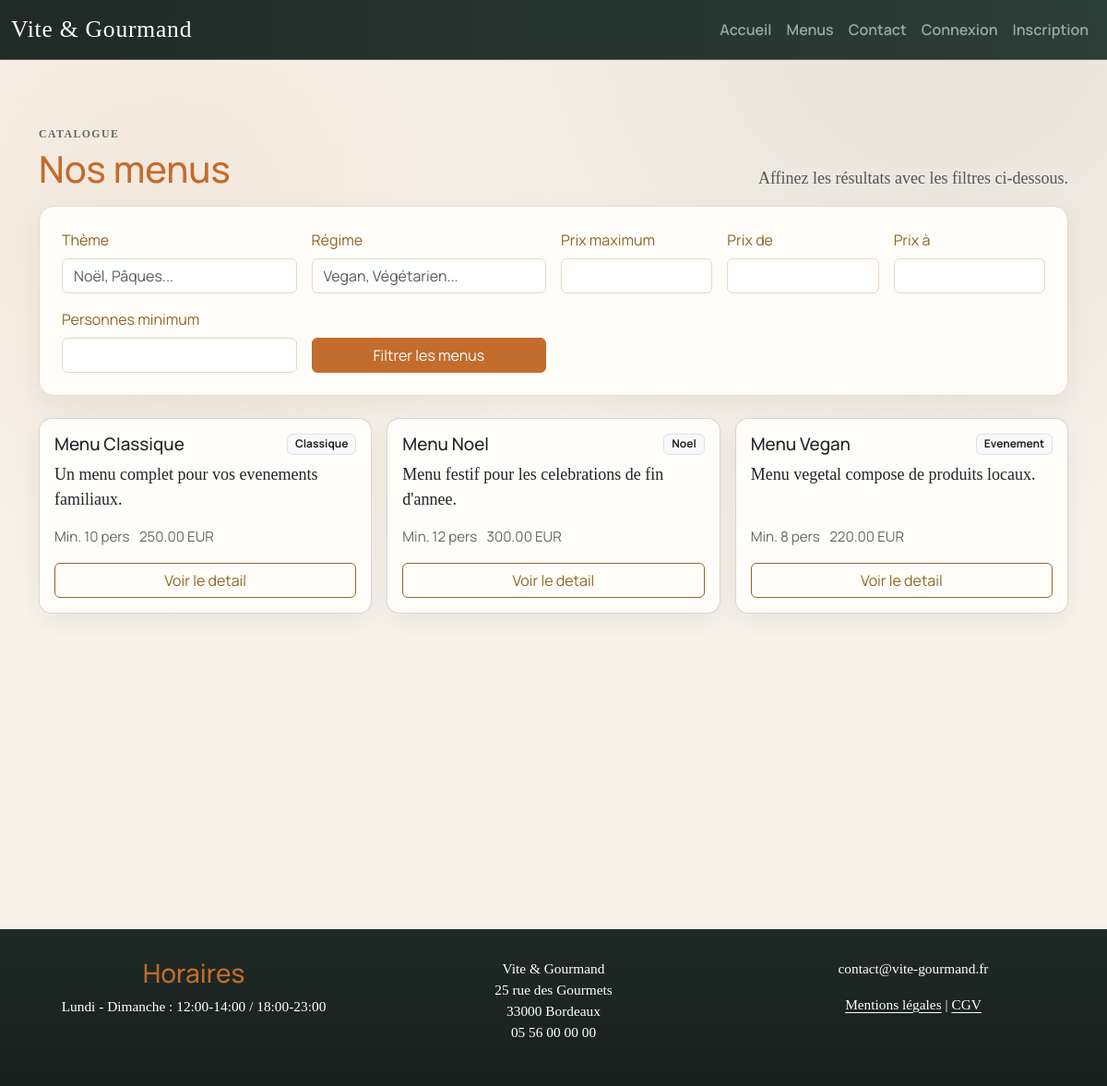
Page /menus on the committed database.
### tables this page shows
CREATE TABLE menus (
  id INT AUTO_INCREMENT PRIMARY KEY,
  title VARCHAR(150) NOT NULL,
  description TEXT,
  theme_id INT NOT NULL,
  regime_id INT NOT NULL,
  min_people INT NOT NULL,
  base_price DECIMAL(10,2) NOT NULL,
  conditions_text TEXT,
  stock INT NOT NULL DEFAULT 0,
  is_active TINYINT(1) NOT NULL DEFAULT 1,
  created_at TIMESTAMP DEFAULT CURRENT_TIMESTAMP,
  updated_at TIMESTAMP DEFAULT CURRENT_TIMESTAMP ON UPDATE CURRENT_TIMESTAMP,
  FOREIGN KEY (theme_id) REFERENCES themes(id),
  FOREIGN KEY (regime_id) REFERENCES regimes(id)
);

CREATE TABLE themes (
  id INT AUTO_INCREMENT PRIMARY KEY,
  name VARCHAR(100) UNIQUE NOT NULL
);

### app/helpers.php (called while the page is built, shortened)
<?php
function view(string $path, array $data = []): void
{
    require __DIR__ . '/views/layout.php';
}
function partial(string $path, array $data = []): void
{
    extract($data, EXTR_SKIP);
    require __DIR__ . '/views/' . $path . '.php';
}

### app/controllers/Controller.php (called while the page is built, shortened)
<?php
abstract class Controller
{
    protected function view(string $path, array $data = []): void
    {
        view($path, $data);
    }
}

### app/controllers/MenuController.php (called while the page is built, shortened)
<?php
final class MenuController extends Controller
{
    public function index(): void
    {
        $filters = [
            'theme' => $_GET['theme'] ?? null,
            'regime' => $_GET['regime'] ?? null,
            'max_price' => $_GET['max_price'] ?? null,
            'price_from' => $_GET['price_from'] ?? null,
            'price_to' => $_GET['price_to'] ?? null,
            'min_people' => $_GET['min_people'] ?? null,
        ];
        $menus = Menu::all($filters);
        $this->view('pages/menus', [
            'menus' => $menus,
            'filters' => $filters,
        ]);
    }
}

### public/index.php (called while the page is built, shortened)
<?php
$router = require __DIR__ . '/../app/bootstrap.php';
$router->dispatch($_SERVER['REQUEST_METHOD'], $_SERVER['REQUEST_URI']);

### app/bootstrap.php (called while the page is built, shortened)
<?php
require_once __DIR__ . '/helpers.php';
spl_autoload_register(function (string $class): void {
    $prefix = 'App\\';
    if (str_starts_with($class, $prefix)) {
        $relative = substr($class, strlen($prefix));
        $path = __DIR__ . '/' . str_replace('\\', '/', $relative) . '.php';
    }
});
$config = require __DIR__ . '/../config/app.php';
$dbConfig = require __DIR__ . '/../config/db.php';
$app = [
    'config' => $config,
    'db' => $dbConfig,
];
function app(): array
{
    global $app;
    return $app;
}
$router = new App\Router();
$router->get('/', [App\Controllers\HomeController::class, 'index']);
$router->get('/menus', [App\Controllers\MenuController::class, 'index']);
$router->get('/menus/{id}', [App\Controllers\MenuController::class, 'show']);
$router->get('/contact', [App\Controllers\ContactController::class, 'show']);
$router->post('/contact', [App\Controllers\ContactController::class, 'send']);
$router->get('/legal', [App\Controllers\HomeController::class, 'legal']);
$router->get('/cgv', [App\Controllers\HomeController::class, 'cgv']);
$router->get('/signup', [App\Controllers\AuthController::class, 'showRegister']);
$router->post('/signup', [App\Controllers\AuthController::class, 'register']);
$router->get('/signin', [App\Controllers\AuthController::class, 'showLogin']);
$router->post('/signin', [App\Controllers\AuthController::class, 'login']);
$router->get('/signout', [App\Controllers\AuthController::class, 'logout']);
$router->get('/forgot', [App\Controllers\AuthController::class, 'showForgot']);
$router->post('/forgot', [App\Controllers\AuthController::class, 'sendReset']);
$router->get('/reset/{token}', [App\Controllers\AuthController::class, 'showReset']);
$router->post('/reset', [App\Controllers\AuthController::class, 'reset']);
$router->get('/account', [App\Controllers\AccountController::class, 'index']);
$router->post('/account', [App\Controllers\AccountController::class, 'update']);
$router->get('/orders/new', [App\Controllers\OrderController::class, 'create']);
$router->post('/orders', [App\Controllers\OrderController::class, 'store']);
$router->get('/orders/{id}', [App\Controllers\OrderController::class, 'show']);
$router->post('/orders/{id}/update', [App\Controllers\OrderController::class, 'update']);
$router->post('/orders/{id}/cancel', [App\Controllers\OrderController::class, 'cancel']);
$router->post('/orders/{id}/review', [App\Controllers\OrderController::class, 'review']);
$router->get('/employee', [App\Controllers\EmployeeController::class, 'dashboard']);
$router->post('/employee/orders/{id}/status', [App\Controllers\EmployeeController::class, 'updateStatus']);
$router->post('/employee/orders/{id}/cancel', [App\Controllers\EmployeeController::class, 'cancelOrder']);
$router->get('/employee/menus', [App\Controllers\EmployeeController::class, 'menus']);
$router->post('/employee/menus', [App\Controllers\EmployeeController::class, 'saveMenu']);
$router->post('/employee/menus/{id}/delete', [App\Controllers\EmployeeController::class, 'deleteMenu']);
$router->post('/employee/menus/{id}/deactivate', [App\Controllers\EmployeeController::class, 'deactivateMenu']);
$router->post('/employee/menus/{id}/activate', [App\Controllers\EmployeeController::class, 'activateMenu']);
$router->post('/employee/dishes', [App\Controllers\EmployeeController::class, 'saveDish']);
$router->post('/employee/dishes/{id}/delete', [App\Controllers\EmployeeController::class, 'deleteDish']);
$router->post('/employee/schedules', [App\Controllers\EmployeeController::class, 'saveSchedule']);
$router->post('/employee/reviews/{id}/validate', [App\Controllers\EmployeeController::class, 'validateReview']);
$router->post('/employee/reviews/{id}/reject', [App\Controllers\EmployeeController::class, 'rejectReview']);
$router->get('/admin', [App\Controllers\AdminController::class, 'dashboard']);
$router->post('/admin/employees', [App\Controllers\AdminController::class, 'createEmployee']);
$router->post('/admin/employees/{id}/disable', [App\Controllers\AdminController::class, 'disableEmployee']);
$router->post('/admin/nosql/sync', [App\Controllers\AdminController::class, 'syncNosql']);
return $router;

### config/app.php (called while the page is built, shortened)
<?php
return [
    'name' => 'Vite & Gourmand',
    'base_url' => '',
    'mail_from' => 'no-reply@vite-gourmand.local',
    'mail_to' => 'contact@vite-gourmand.local',
];

### config/db.php (called while the page is built, shortened)
<?php
return [
    'mysql' => [
        'host' => '127.0.0.1',
        'port' => 3306,
        'database' => 'vite_gourmand',
        'username' => 'root',
        'password' => 'Hugo8867*',
        'charset' => 'utf8mb4',
    ],
    'mongo' => [
        'uri' => 'mongodb+srv://vitegourmand_app:AppEcfmdp90%2A@vite-gourmand.aut66yx.mongodb.net/',
        'database' => 'vite-gourmand',
    ],
];

### app/models/Database.php (called while the page is built, shortened)
<?php
final class Database
{
    private static ?PDO $pdo = null;
    public static function pdo(): PDO
    {
        if (self::$pdo === null) {
            $cfg = app()['db']['mysql'];
            $dsn = sprintf(
                'mysql:host=%s;port=%d;dbname=%s;charset=%s',
                $cfg['host'],
                $cfg['port'],
                $cfg['database'],
                $cfg['charset']
            );
            try {
                self::$pdo = new PDO($dsn, $cfg['username'], $cfg['password'], [
                    PDO::ATTR_ERRMODE => PDO::ERRMODE_EXCEPTION,
                    PDO::ATTR_DEFAULT_FETCH_MODE => PDO::FETCH_ASSOC,
                ]);
            } catch (PDOException $e) {
                http_response_code(500);
                echo 'Erreur de connexion BDD: ' . $e->getMessage();
                exit;
            }
        }
        return self::$pdo;
    }
}

### app/models/Menu.php (called while the page is built, shortened)
<?php
final class Menu
{
    public static function all(array $filters = [], bool $includeInactive = false): array
    {
        $sql = 'SELECT m.*, t.name AS theme, r.name AS regime FROM menus m
                JOIN themes t ON t.id = m.theme_id
                JOIN regimes r ON r.id = m.regime_id WHERE 1=1';
        $params = [];
        if (!$includeInactive) {
            $sql .= ' AND m.is_active = 1';
        }
        $sql .= ' ORDER BY m.created_at DESC';
        $stmt = Database::pdo()->prepare($sql);
        try {
            $stmt->execute($params);
            return $stmt->fetchAll();
        } catch (PDOException $e) {
            if (str_contains($e->getMessage(), 'Unknown column') && str_contains($e->getMessage(), 'is_active')) {
                $fallbackSql = str_replace(' AND m.is_active = 1', '', $sql);
                $fallbackStmt = Database::pdo()->prepare($fallbackSql);
                $fallbackStmt->execute($params);
                return $fallbackStmt->fetchAll();
            }
            throw $e;
        }
    }
}

### app/views/pages/menus_list.php (the view)
<div class="row g-3">
  <?php if (empty($menus)): ?>
    <div class="col-12">
      <div class="surface p-4 text-center">
        <p class="mb-0">Aucun menu trouve avec ces criteres.</p>
      </div>
    </div>
  <?php else: ?>
    <?php foreach ($menus as $menu): ?>
      <div class="col-md-6 col-xl-4">
        <article class="card h-100 menu-card">
          <div class="card-body d-flex flex-column">
            <div class="d-flex justify-content-between align-items-start mb-2">
              <h5 class="card-title mb-0"><?php echo htmlspecialchars($menu['title']); ?></h5>
              <span class="badge text-bg-light border"><?php echo htmlspecialchars($menu['theme']); ?></span>
            </div>
            <p class="card-text flex-grow-1"><?php echo htmlspecialchars($menu['description']); ?></p>
            <div class="menu-meta mb-3">
              <span>Min. <?php echo (int)$menu['min_people']; ?> pers</span>
              <span><?php echo number_format((float)$menu['base_price'], 2); ?> EUR</span>
            </div>
            <a class="btn btn-outline-primary" href="/menus/<?php echo (int)$menu['id']; ?>">Voir le detail</a>
          </div>
        </article>
      </div>
    <?php endforeach; ?>
  <?php endif; ?>
</div>

### app/Router.php (shortened to what this page needs)
<?php
final class Router
{
    private array $routes = [];
    private function add(string $method, string $pattern, array $handler): void
    {
        $regex = $this->patternToRegex($pattern);
        $this->routes[] = [$method, $pattern, $regex, $handler];
    }
    public function dispatch(string $method, string $uri): void
    {
        $path = parse_url($uri, PHP_URL_PATH) ?? '/';
        foreach ($this->routes as [$routeMethod, $pattern, $regex, $handler]) {
            if (preg_match($regex, $path, $matches)) {
                $params = array_filter(
                    $matches,
                    fn($k) => is_string($k),
                    ARRAY_FILTER_USE_KEY
                );
                [$class, $action] = $handler;
                $controller = new $class();
                $controller->$action(...array_values($params));
                return;
            }
        }
    }
    private function patternToRegex(string $pattern): string
    {
        $pattern = rtrim($pattern, '/');
        if ($pattern === '') {
            $pattern = '/';
        }
        $regex = preg_replace('/\{(\w+)\}/', '(?P<$1>[^/]+)', $pattern);
        return '#^' . $regex . '/?$#';
    }
}

### public/css/app.css (style rules this page uses)
:root { --vg-bg: #f7f2ea; --vg-surface: #fffdf9; --vg-primary: #c26c2d; --vg-primary-strong: #9f531e; --vg-ink: #1c2522; --vg-muted: #5f6b66; --vg-border: #e7d8c6; --vg-focus: #0a5bd3; }
body { background: radial-gradient(circle at 15% 20%, rgba(194, 108, 45, 0.08), transparent 32%), radial-gradient(circle at 85% 0%, rgba(31, 42, 38, 0.08), transparent 40%), var(--vg-bg); color: var(--vg-ink); font-family: "Manrope", sans-serif; display: flex; min-height: 100vh; flex-direction: column; }
.card, .list-group-item { border-radius: 14px; background: var(--vg-surface); box-shadow: 0 10px 30px rgba(20, 27, 24, 0.06); }
.menu-card .card-title { font-size: 1.18rem; }
.menu-meta { display: flex; flex-wrap: wrap; gap: 0.65rem; font-size: 0.95rem; color: var(--vg-muted); }

### rows in the picture
menus: title "Menu Classique", theme.name "Classique", description "Un menu complet pour vos evenements familiaux.", min_people "10", base_price "250.00"
menus: title "Menu Noel", theme.name "Noel", description "Menu festif pour les celebrations de fin d'annee.", min_people "12", base_price "300.00"
menus: title "Menu Vegan", theme.name "Evenement", description "Menu vegetal compose de produits locaux.", min_people "8", base_price "220.00"
